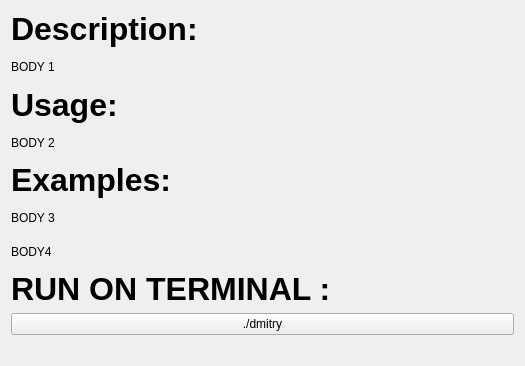
          <widget class="QWidget" name="scrollAreaWidgetContents_8">
           <property name="geometry">
            <rect>
             <x>0</x>
             <y>0</y>
             <width>525</width>
             <height>366</height>
            </rect>
           </property>
           <layout class="QGridLayout" name="gridLayout_7">
            <item row="8" column="0">
             <widget class="QPushButton" name="DMitryButton">
              <property name="text">
               <string>./dmitry</string>
              </property>
             </widget>
            </item>
            <item row="9" column="0">
             <spacer name="DMitryVSpacer">
              <property name="orientation">
               <enum>Qt::Vertical</enum>
              </property>
              <property name="sizeType">
               <enum>QSizePolicy::Fixed</enum>
              </property>
              <property name="sizeHint" stdset="0">
               <size>
                <width>20</width>
                <height>20</height>
               </size>
              </property>
             </spacer>
            </item>
            <item row="7" column="0">
             <widget class="QLabel" name="DMitryH4">
              <property name="font">
               <font>
                <pointsize>24</pointsize>
                <weight>75</weight>
                <bold>true</bold>
               </font>
              </property>
              <property name="text">
               <string>RUN ON TERMINAL :</string>
              </property>
             </widget>
            </item>
            <item row="5" column="0">
             <widget class="QLabel" name="DMitryB3">
              <property name="text">
               <string>BODY 3</string>
              </property>
             </widget>
            </item>
            <item row="1" column="0">
             <widget class="QLabel" name="DMitryB1">
              <property name="text">
               <string>BODY 1</string>
              </property>
             </widget>
            </item>
            <item row="2" column="0">
             <widget class="QLabel" name="DMitryH2">
              <property name="font">
               <font>
                <pointsize>24</pointsize>
                <weight>75</weight>
                <bold>true</bold>
               </font>
              </property>
              <property name="text">
               <string>Usage:</string>
              </property>
             </widget>
            </item>
            <item row="0" column="0">
             <widget class="QLabel" name="DMitryH1">
              <property name="font">
               <font>
                <pointsize>24</pointsize>
                <weight>75</weight>
                <bold>true</bold>
               </font>
              </property>
              <property name="text">
               <string>Description:</string>
              </property>
             </widget>
            </item>
            <item row="3" column="0">
             <widget class="QLabel" name="DMitryB2">
              <property name="text">
               <string>BODY 2</string>
              </property>
             </widget>
            </item>
            <item row="4" column="0">
             <widget class="QLabel" name="DMitryH3">
              <property name="font">
               <font>
                <pointsize>24</pointsize>
                <weight>75</weight>
                <bold>true</bold>
               </font>
              </property>
              <property name="text">
               <string>Examples:</string>
              </property>
             </widget>
            </item>
            <item row="6" column="0">
             <widget class="QLabel" name="DMitryB4">
              <property name="text">
               <string>BODY4</string>
              </property>
             </widget>
            </item>
           </layout>
          </widget>
